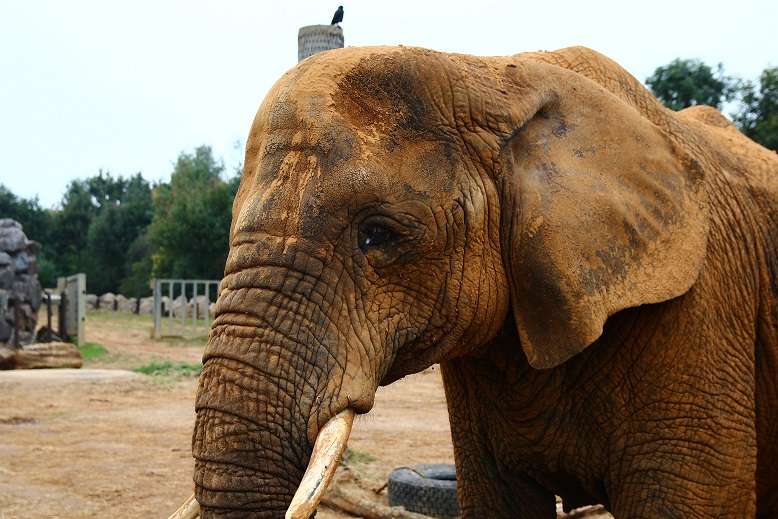
#> input picture elephant.jpg, 778 x 519 px
$ jupyter execute --allow-errors Open-CV.ipynb   (text cells are left out)
#> lines starting #> are read from the running program, lines starting #| are printed output that depends on the picture; after the words box and inside, x2 and y2 are one past the last pixel; in counts of white or black regions, pixels touching at a corner belong together; pictures that were not available may be replaced by others from this repository, and a replacement may not be noted
[cell 1]
import cv2

[cell 2]
input = cv2.imread("elephant.jpg")
#> input is the input picture: shape (519, 778, 3); mean B, G, R 95.2, 117.2, 135.3

[cell 3]
cv2.imshow("Test Elephant Image",input)

[cell 4]
cv2.waitKey(0)

[cell 5]
cv2.destroyAllWindows()

[cell 6]
cv2.imwrite("Elephant.png",input)
#> Out = True

[cell 7]
import cv2
import numpy as np
face_classifier = cv2.CascadeClassifier('haarcascade_frontalface_default.xml')
image = cv2.imread('obama.jpg')
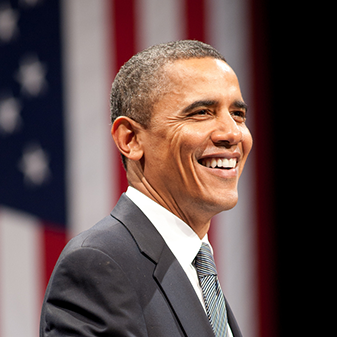
#> input picture obama.jpg, 337 x 337 px
#> image is the input picture: shape (337, 337, 3); mean B, G, R 76.1, 77.4, 96.7
gray = cv2.cvtColor(image,cv2.COLOR_BGR2GRAY)
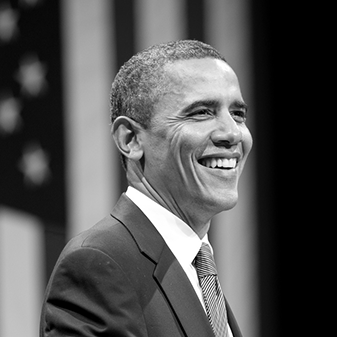
#> gray: shape (337, 337); min 0, max 255, mean 83
# Our classifier returns the Region of Interests of the detected face as a tuple
# It stores the top left coordinates and the bottom right coordinates
faces = face_classifier.detectMultiScale(gray,1.3,5)
#> faces = [[161, 66, 119, 119]]
#> (the rest of this cell did not finish here and is left out)

[cell 8]
import cv2
import numpy as np
face_classifier = cv2.CascadeClassifier('haarcascade_frontalface_default.xml')
eye_classifier = cv2.CascadeClassifier('haarcascade_eye.xml')
image = cv2.imread('obama.jpg')
gray = cv2.cvtColor(image,cv2.COLOR_BGR2GRAY)
# Our classifier returns the Region of Interests of the detected face as a tuple
# It stores the top left coordinates and the bottom right coordinates
faces = face_classifier.detectMultiScale(gray,1.5,5)
#> faces = [[157, 67, 122, 122]]
#> (the rest of this cell did not finish here and is left out)

[cell 9]
# Face Recognition

# Importing the libraries
import cv2

# Loading the cascades
face_cascade = cv2.CascadeClassifier('haarcascade_frontalface_default.xml')
eye_cascade = cv2.CascadeClassifier('haarcascade_eye.xml')

# Defining a function that will do the detections
def detect(gray, frame):
    faces = face_cascade.detectMultiScale(gray, 1.3, 5)
    for (x, y, w, h) in faces:
        cv2.rectangle(frame, (x, y), (x+w, y+h), (255, 0, 0), 2)
        roi_gray = gray[y:y+h, x:x+w]
        roi_color = frame[y:y+h, x:x+w]
        eyes = eye_cascade.detectMultiScale(roi_gray, 1.1, 3)
        for (ex, ey, ew, eh) in eyes:
            cv2.rectangle(roi_color, (ex, ey), (ex+ew, ey+eh), (0, 255, 0), 2)
    return frame

# Doing some Face Recognition with the webcam
video_capture = cv2.VideoCapture(0)
while True:
    _, frame = video_capture.read()
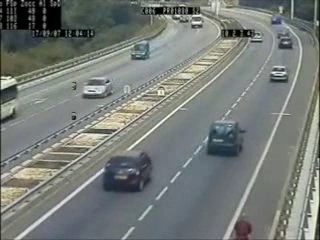
#> input picture frame 75 of cars.avi, 320 x 240 px, given in place of the camera
#> frame is the input picture: shape (240, 320, 3); mean B, G, R 120, 123.9, 118.8
    gray = cv2.cvtColor(frame, cv2.COLOR_BGR2GRAY)
#> gray: shape (240, 320)
    canvas = detect(gray, frame)
#> in detect, `faces = face_cascade.detectMultiScale(gray, 1.3, 5)`: faces = ()
    cv2.imshow('Video', canvas)
    if cv2.waitKey(1) & 0xFF == ord('q'):
#> (key q is pressed here)
        break
video_capture.release()
cv2.destroyAllWindows()

[cell 10]
import cv2
import numpy as np

# Create our body classifier
body_classifier = cv2.CascadeClassifier('haarcascade_fullbody.xml')

# Initiate video capture for video file
cap = cv2.VideoCapture('walking.avi')

# Loop once video is successfully loaded
while cap.isOpened():

    # Read first frame
    ret, frame = cap.read()
    #frame = cv2.resize(frame, None,fx=0.5, fy=0.5, interpolation = cv2.INTER_LINEAR)

    gray = cv2.cvtColor(frame, cv2.COLOR_BGR2GRAY)
    # Pass frame to our body classifier
    bodies = body_classifier.detectMultiScale(gray, 1.2, 3)
#> bodies = ()

    # Extract bounding boxes for any bodies identified
    for (x,y,w,h) in bodies:
        cv2.rectangle(frame, (x, y), (x+w, y+h), (0, 255, 255), 2)
        cv2.imshow('Pedestrians', frame)
#> this loop made 0 passes

    if cv2.waitKey(1) == 13: #13 is the Enter Key
#> (key q is pressed here)
        break

cap.release()
cv2.destroyAllWindows()

[cell 11]
import cv2
face_cascade = cv2.CascadeClassifier('haarcascade_frontalface_default.xml')
eye_cascade = cv2.CascadeClassifier('haarcascade_eye.xml')
smile_cascade = cv2.CascadeClassifier('haarcascade_smile.xml')

def detect(gray,frame):
    faces = face_cascade.detectMultiScale(gray,1.3,5)
#> faces = ()
    for (x,y,w,h) in faces:
        cv2.rectangle(frame,(x,y),(x+w,y+h),(255,0,0),2)
        roi_gray = gray[y:y+h, x:x+w]
        roi_color = frame[y:y+h, x:x+w]
        eyes = eye_cascade.detectMultiScale(roi_gray,1.1,22)
        for (ex,ey,ew,eh) in eyes:
            cv2.rectangle(roi_color,(ex,ey),(ex+ew,ey+eh),(0,255,0),2)
        smiles = smile_cascade.detectMultiScale(roi_gray,1.7,22)
        for (sx,sy,sw,sh) in smiles:
            cv2.rectangle(roi_color,(sx,sy),(sx+sw,sy+sh),(0,0,255),2)
    return frame
video_capture = cv2.VideoCapture(0)
while True:
    _, frame = video_capture.read()
    gray = cv2.cvtColor(frame, cv2.COLOR_BGR2GRAY)
    canvas = detect(gray, frame)
    cv2.imshow('Video', canvas)
    if cv2.waitKey(1) & 0xFF == ord('q'):
#> (key q is pressed here)
        break
video_capture.release()
cv2.destroyAllWindows()

[cell 12]
import cv2
import time
import numpy as np

# Create our body classifier
car_classifier = cv2.CascadeClassifier('haarcascade_car.xml')

# Initiate video capture for video file
cap = cv2.VideoCapture('cars.avi')


# Loop once video is successfully loaded
while cap.isOpened():

    time.sleep(.05)
    # Read first frame
    ret, frame = cap.read()
    gray = cv2.cvtColor(frame, cv2.COLOR_BGR2GRAY)

    # Pass frame to our car classifier
    cars = car_classifier.detectMultiScale(gray, 1.1, 2)
#> cars = [[265, 8, 24, 24], [257, 55, 40, 40], [74, 74, 36, 36], [115, 29, 44, 44], [95, 151, 58, 58], [191, 110, 66, 66]]

    # Extract bounding boxes for any bodies identified
    for (x,y,w,h) in cars:
        cv2.rectangle(frame, (x, y), (x+w, y+h), (0, 255, 255), 2)
        cv2.imshow('Cars', frame)
#> this loop made 6 passes
#> pass 1, `cv2.imshow('Cars', frame)`:
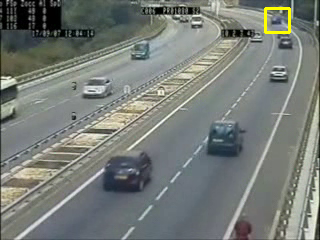
#> window 'Cars': shape (240, 320, 3); mean B, G, R 119.5, 124.4, 119.3
#> pass 2, `cv2.imshow('Cars', frame)`:
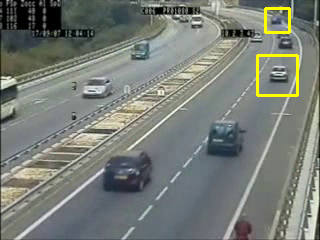
#> window 'Cars': shape (240, 320, 3); mean B, G, R 118.7, 125.1, 120
#> after the loop:
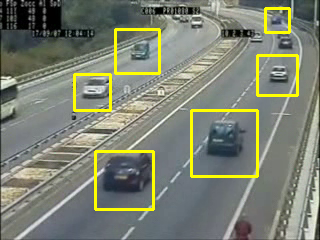
#> frame: shape (240, 320, 3); 4.16% of pixels changed, all inside (x1, y1, x2, y2) = (73, 7, 299, 211)

    if cv2.waitKey(1) == 13: #13 is the Enter Key
#> (key q is pressed here)
        break

cap.release()
cv2.destroyAllWindows()
